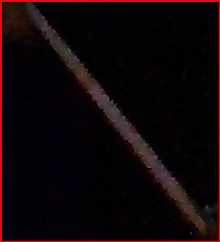
#> input picture test_regions/Cue1_diff.png, 220 x 242 px
$ python PoolCueDetector.py
#> lines starting #> are read from the running program, lines starting #| are printed output that depends on the picture; after the words box and inside, x2 and y2 are one past the last pixel; in counts of white or black regions, pixels touching at a corner belong together; long printed decimals are rounded

import numpy as np
import cv2
import time

img = cv2.imread("test_regions/Cue1_diff.png")
#> img is the input picture: shape (242, 220, 3); mean B, G, R 7.3, 5.2, 14.9

img = img[2:np.shape(img)[0]-2, 2:np.shape(img)[1]-2]
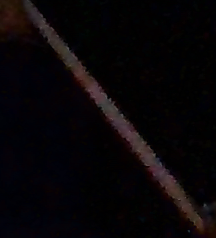
#> img: shape (238, 216, 3); mean B, G, R 7.5, 5.4, 8.6

gray = cv2.cvtColor(img, cv2.COLOR_BGR2GRAY)
_, thresh = cv2.threshold(gray, 40, 255,cv2.THRESH_BINARY)
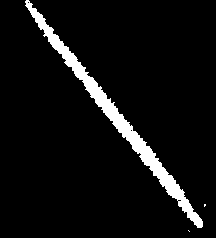
#> thresh: shape (238, 216); 6.1% white; 3 white regions (2 under 20 px), largest, box (x1, y1, x2, y2) and area: (25, 0, 203, 228) 3143

kernel = np.ones((3,3),np.uint8)
thresh = cv2.morphologyEx(thresh, cv2.MORPH_OPEN, kernel)
#> thresh: shape (238, 216); 6% white; 2 white regions (1 under 20 px), largest, box (x1, y1, x2, y2) and area: (26, 3, 203, 228) 3078
thresh = cv2.morphologyEx(thresh, cv2.MORPH_CLOSE, kernel, iterations=2)
#> thresh: shape (238, 216); 6% white; 1 white region

contours,hier = cv2.findContours(thresh,cv2.RETR_EXTERNAL, cv2.CHAIN_APPROX_NONE)
#> contours = 1 contour; box (x1, y1, x2, y2) and area: (26, 0, 203, 228) 2798

for i in contours:
    print(cv2.contourArea(i))
#> this loop made 1 pass
#| 2798.0

cnt = contours[0]
#> cnt = contour of 594 points, box (x1, y1, x2, y2) (26, 0, 203, 228), area 2798

# [4 lines of commented-out code are left out]

cv2.imshow("img", img)
cv2.imshow("Thresh", thresh)

cv2.waitKey(0)
cv2.destroyAllWindows()

rows,cols = img.shape[:2]
#> rows = 238; cols = 216
[vx,vy,x,y] = cv2.fitLine(cnt, cv2.DIST_L2,0,0.01,0.01)
#> vx = [0.618]; vy = [0.786]; x = [113.8]; y = [114.1]
print(vx, vy, x, y)
#| [0.6185] [0.7858] [113.778] [114.130]
lefty = int((-x*vy/vx) + y)
#> lefty = -30
righty = int(((cols-x)*vy/vx)+y)
#> righty = 244
cv2.line(img,(cols-1,righty),(0,lefty),(0,255,0),2)
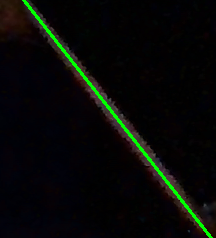
#> img: shape (238, 216, 3); 1.92% of pixels changed, all inside (x1, y1, x2, y2) = (22, 0, 213, 238)

#ellipse = cv2.fitEllipse(cnt)
#cv2.ellipse(img,ellipse,(0,255,0),2)

cv2.imshow('img',img)
cv2.waitKey(0)
cv2.destroyAllWindows()

$ run again, with test_regions/Ball Segment1_diff.png copied over test_regions/Cue1_diff.png
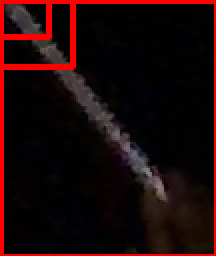
#> input picture test_regions/Ball Segment1_diff.png, 108 x 128 px (shown 2 times larger)
#> img is the input picture: shape (128, 108, 3); mean B, G, R 7.7, 7.2, 28.6
#> `thresh = cv2.morphologyEx(thresh, cv2.MORPH_CLOSE, kernel, iterations=2)`:
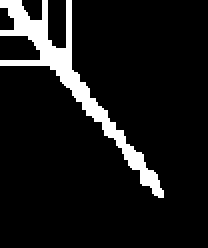
#> thresh: shape (124, 104) (shown 2 times larger); 9.3% white; 1 white region
#> contours = 1 contour; box (x1, y1, x2, y2) and area: (0, 0, 82, 99) 992
#> the loop `for i in contours:` made 1 pass
#| 992.5
#> cnt = contour of 401 points, box (x1, y1, x2, y2) (0, 0, 82, 99), area 992
#> vx = [0.61]; vy = [0.792]; x = [34.6]; y = [37.55]
#| [0.6104] [0.7921] [34.603] [37.551]
#> lefty = -7
#> righty = 127
#> `cv2.line(img,(cols-1,righty),(0,lefty),(0,255,0),2)`:
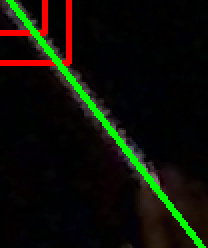
#> img: shape (124, 104, 3) (shown 2 times larger); mean B, G, R 5.9, 15.5, 13.6

$ run again, with test_regions/Ball Segment3_diff.png copied over test_regions/Cue1_diff.png
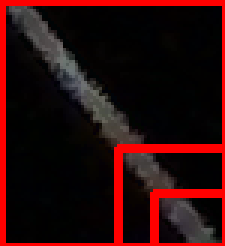
#> input picture test_regions/Ball Segment3_diff.png, 75 x 82 px (shown 3 times larger)
#> img is the input picture: shape (82, 75, 3); mean B, G, R 10.3, 10, 43.3
#> `thresh = cv2.morphologyEx(thresh, cv2.MORPH_CLOSE, kernel, iterations=2)`:
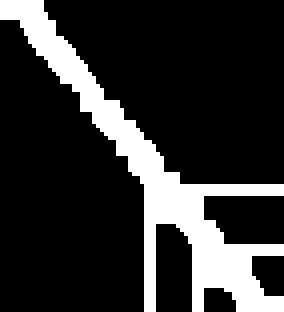
#> thresh: shape (78, 71) (shown 4 times larger); 18.8% white; 1 white region
#> contours = 1 contour; box (x1, y1, x2, y2) and area: (0, 0, 71, 78) 871
#> the loop `for i in contours:` made 1 pass
#| 871.0
#> cnt = contour of 340 points, box (x1, y1, x2, y2) (0, 0, 71, 78), area 871
#> vx = [0.626]; vy = [0.779]; x = [40.56]; y = [46.55]
#| [0.6265] [0.7794] [40.565] [46.547]
#> lefty = -3
#> righty = 84
#> `cv2.line(img,(cols-1,righty),(0,lefty),(0,255,0),2)`:
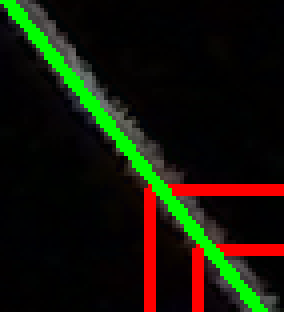
#> img: shape (78, 71, 3) (shown 4 times larger); mean B, G, R 7.4, 22.1, 20.9
